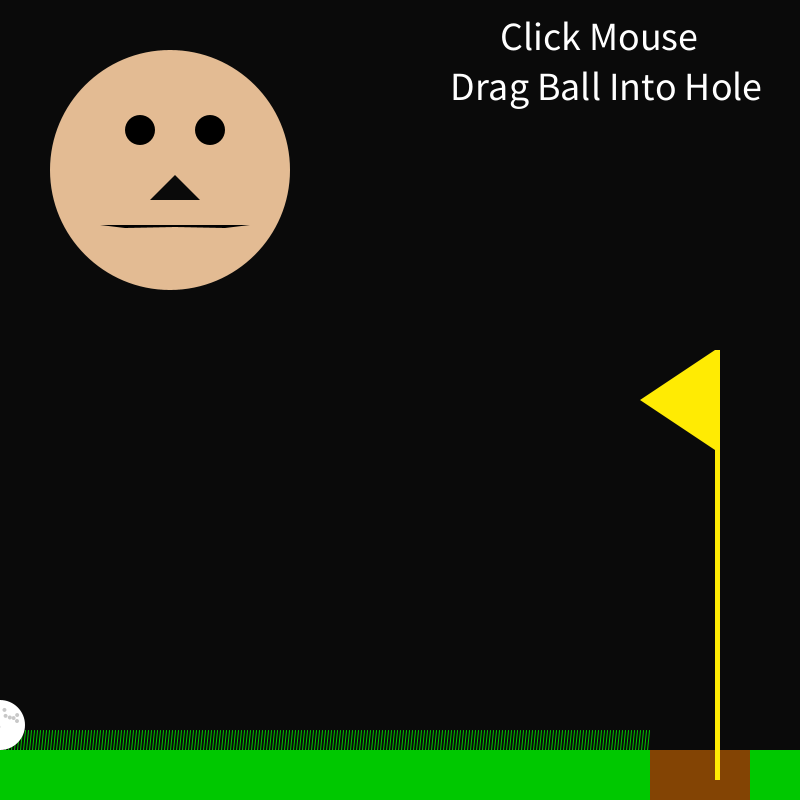
Frame 1 (no input)
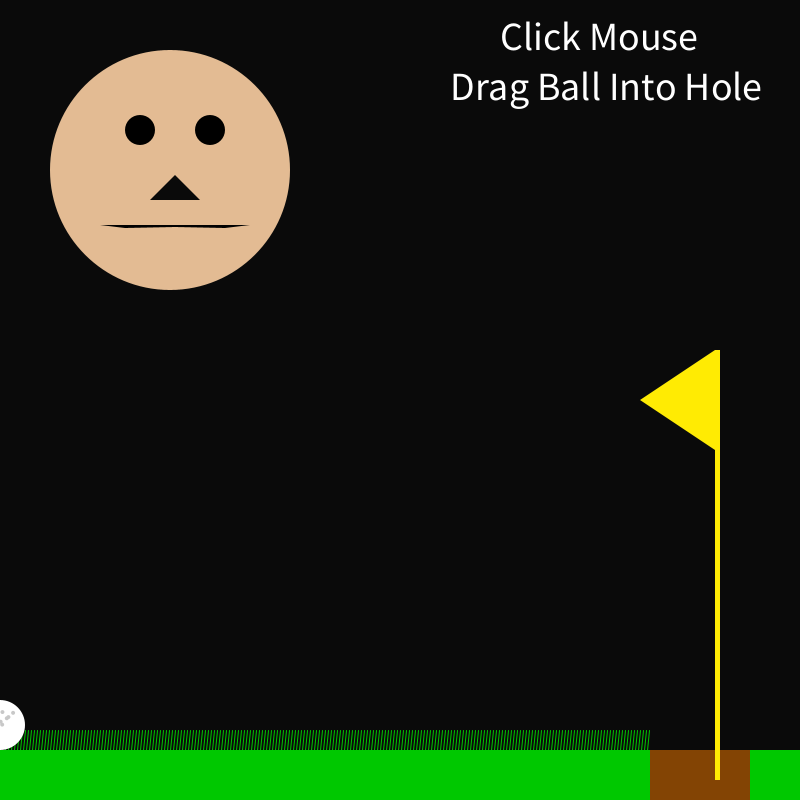
Frame 60 (the mouse pressed at the canvas centre just before this capture)
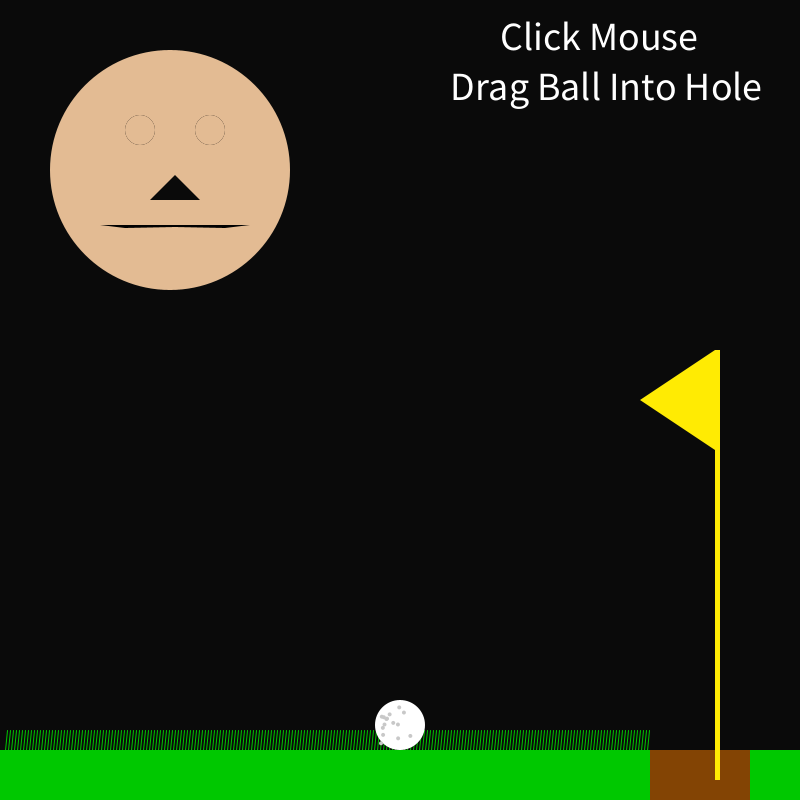
Frame 120 (the mouse held since frame 60 and released just before this capture)

The Processing sketch that drew these frames (run headless with seeded random() and noise(); from frame 60 on, the mouse is pressed at the canvas centre):

// Processing sketch: wyatt
// ── wyatt.pde
void setup() {
  size(800, 800);
}

int y=725;
int w=175;
int t=227;
int q=228;

void draw() {
  int x=mouseX;
  noStroke();
  background(10);
  fill(#E3BB93);
  // Head
  circle(170, 170, 240);
  //Grass
  fill(0, 200, 0);
  rect(0, 750, 1000, 50);
  stroke(0,200,0);
  for(int b=5; b<650; b+=3) {
    line(b, 750, b + 2,730);
  }
  noStroke();
  //HOlE
  fill(#834404);
  square(650, 750, 100);
  fill(#FFEB03);
  rect(715, 350, 5, 430);
  triangle(715, 350, 640, 400, 715, 450);
  fill(255);
  //golfball
  circle(x, y, 50);
  fill(200);
  for (int d=0; d<15; d++) {
    circle(x+random(-19, 19), y+random(-19, 19), 4);
  }

  // Nose
  fill(10);
  beginShape();
  vertex(150, 200);
  vertex(175, w);
  vertex(200, 200);
  endShape();
  //Mouth
  fill(0);
  beginShape();
  vertex(100, 225);
  vertex(125, q);
  vertex(175, t);
  vertex(225, q);
  vertex(250, 225);
  endShape();
  // Eyes
  circle(140, 130, 30);
  circle(210, 130, 30);
  //Eyes Blink
  fill(255);
  textSize(40);
  //Directions Text
  text("Click Mouse", 500,50);
  text("Drag Ball Into Hole",450,100);
if (mousePressed) {
    fill(#E3BB93);
    circle(140, 130, 30);
    circle(210, 130, 30);
}
  //Ball Moving
  if (x>650&&x<750) {
    x=700;
    y=750;
    t=270;
    q=250;
    fill(255);
    textSize(90);
    text("Hole Out!", 275,400);
  } else {
    y=725;
    w=175;
    t=227;
    q=228;
  }
}
